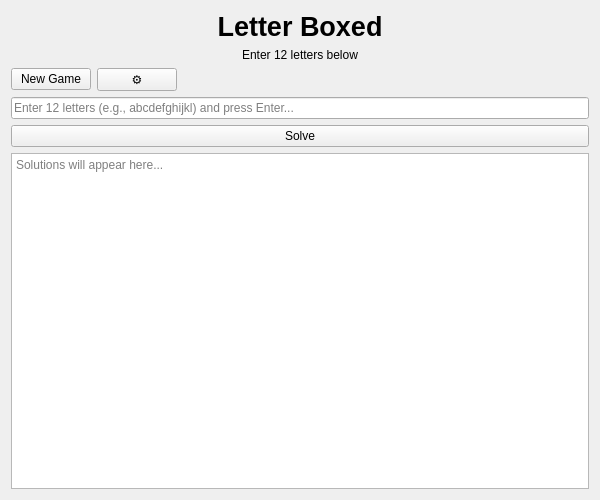
<?xml version="1.0" encoding="UTF-8"?>
<ui version="4.0">
 <class>LetterBoxedWidget</class>
 <widget class="QWidget" name="LetterBoxedWidget">
  <property name="geometry">
   <rect>
    <x>0</x>
    <y>0</y>
    <width>600</width>
    <height>500</height>
   </rect>
  </property>
  <property name="windowTitle">
   <string>Letter Boxed</string>
  </property>
  <layout class="QVBoxLayout" name="verticalLayout">
   <item>
    <widget class="QLabel" name="titleLabel">
     <property name="font">
      <font>
       <pointsize>20</pointsize>
       <weight>75</weight>
       <bold>true</bold>
      </font>
     </property>
     <property name="text">
      <string>Letter Boxed</string>
     </property>
     <property name="alignment">
      <set>Qt::AlignCenter</set>
     </property>
    </widget>
   </item>
   <item>
    <widget class="QLabel" name="configInfoLabel">
     <property name="text">
      <string>Enter 12 letters below</string>
     </property>
     <property name="alignment">
      <set>Qt::AlignCenter</set>
     </property>
    </widget>
   </item>
   <item>
    <layout class="QHBoxLayout" name="topControlLayout">
     <item>
      <widget class="QPushButton" name="newGameBtn">
       <property name="text">
        <string>New Game</string>
       </property>
      </widget>
     </item>
     <item>
      <widget class="QPushButton" name="settingsBtn">
       <property name="text">
        <string>⚙</string>
       </property>
      </widget>
     </item>
     <item>
      <spacer name="topHorizontalSpacer">
       <property name="orientation">
        <enum>Qt::Horizontal</enum>
       </property>
       <property name="sizeHint" stdset="0">
        <size>
         <width>40</width>
         <height>20</height>
        </size>
       </property>
      </spacer>
     </item>
    </layout>
   </item>
   <item>
    <widget class="QLineEdit" name="inputField">
     <property name="placeholderText">
      <string>Enter 12 letters (e.g., abcdefghijkl) and press Enter...</string>
     </property>
    </widget>
   </item>
   <item>
    <widget class="QPushButton" name="solveBtn">
     <property name="text">
      <string>Solve</string>
     </property>
    </widget>
   </item>
   <item>
    <widget class="QTextEdit" name="outputArea">
     <property name="readOnly">
      <bool>true</bool>
     </property>
     <property name="placeholderText">
      <string>Solutions will appear here...</string>
     </property>
    </widget>
   </item>
  </layout>
 </widget>
 <resources/>
 <connections/>
</ui>
